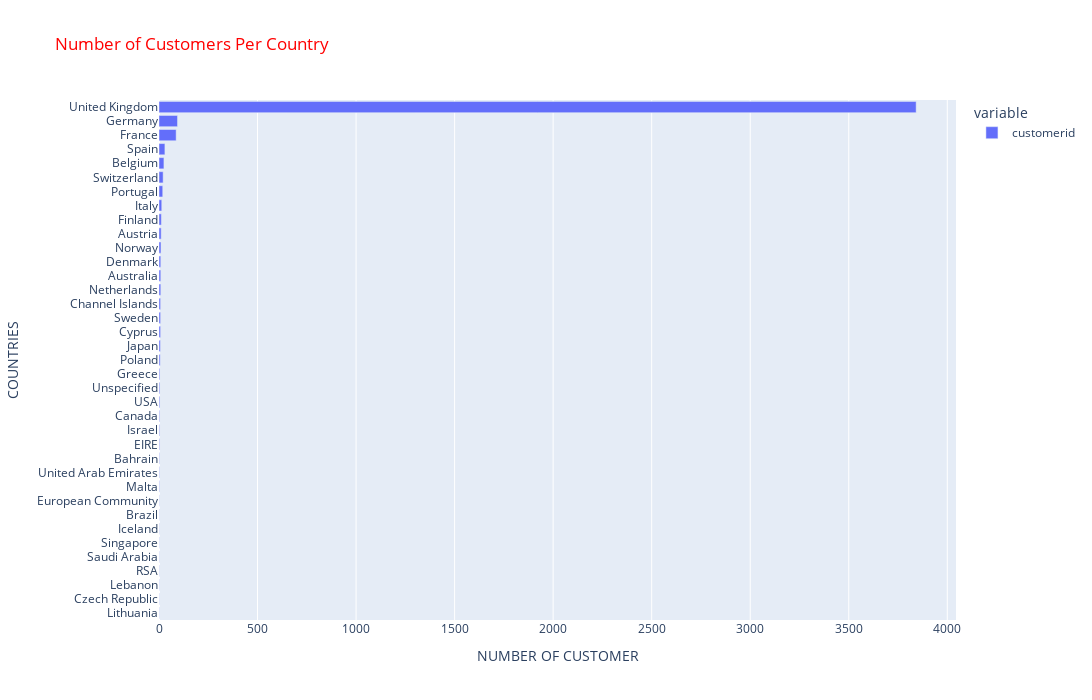

Notebook code cell kept with this figure:
### Code cell
# PLOTLY BAR PLOT
import plotly.express as px
plt.figure(figsize = (16,9))
fig = px.bar(df.groupby('country')["customerid"].nunique().sort_values(ascending=False),
             x = ['customerid'], 
             y = df.groupby('country')["customerid"].nunique().sort_values(ascending=False).index,
             title="Number of Customers Per Country")
fig.update_yaxes(categoryorder='total ascending')
fig.update_layout(xaxis_title="NUMBER OF CUSTOMER",yaxis_title="COUNTRIES", autosize=False, width=1400, height=700, title_font_color="red",)
fig.show()

### Figure 1 — Plotly figure (JSON) as saved in the notebook; plotly's stock layout.template omitted (floating-point values rounded to 4 significant figures)
{"data": [{"alignmentgroup": "True", "hovertemplate": "variable=customerid<br>value=%{x}<br>y=%{y}<extra></extra>", "legendgroup": "customerid", "marker": {"color": "#636efa", "pattern": {"shape": ""}}, "name": "customerid", "offsetgroup": "customerid", "orientation": "h", "showlegend": true, "textposition": "auto", "type": "bar", "x": [3842, 94, 87, 30, 25, 21, 19, 14, 12, 11, 10, 9, 9, 9, 8, 8, 8, 7, 6, 4, 4, 4, 3, 3, 3, 2, 2, 2, 1, 1, 1, 1, 1, 1, 1, 1, 1], "xaxis": "x", "y": ["United Kingdom", "Germany", "France", "Spain", "Belgium", "Switzerland", "Portugal", "Italy", "Finland", "Austria", "Norway", "Netherlands", "Australia", "Denmark", "Cyprus", "Sweden", "Channel Islands", "Japan", "Poland", "USA", "Unspecified", "Greece", "EIRE", "Israel", "Canada", "Malta", "United Arab Emirates", "Bahrain", "Lithuania", "Czech Republic", "Lebanon", "RSA", "Saudi Arabia", "Singapore", "Iceland", "Brazil", "European Community"], "yaxis": "y"}], "layout": {"autosize": false, "barmode": "relative", "height": 700, "legend": {"title": {"text": "variable"}, "tracegroupgap": 0}, "title": {"font": {"color": "red"}, "text": "Number of Customers Per Country"}, "width": 1400, "xaxis": {"anchor": "y", "domain": [0, 1], "title": {"text": "NUMBER OF CUSTOMER"}}, "yaxis": {"anchor": "x", "categoryorder": "total ascending", "domain": [0, 1], "title": {"text": "COUNTRIES"}}}}
